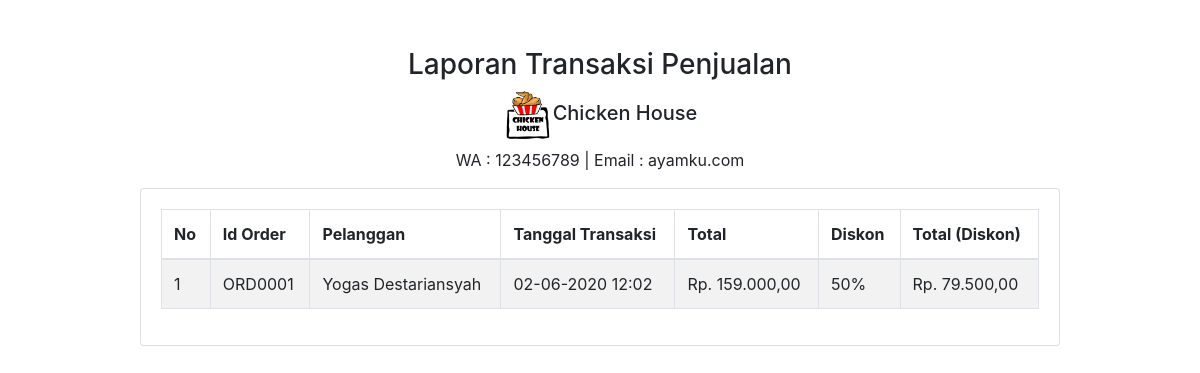
Screenshot of /dashboard/admin/semua_laporan.php with the database file from the repository.
### tables this page shows
CREATE TABLE `tb_transaksi` (
  `id_transaksi` int(11) NOT NULL,
  `id_user` int(11) DEFAULT NULL,
  `id_order` varchar(50) NOT NULL,
  `tanggal_transaksi` int(11) NOT NULL,
  `aTanggal_transaksi` varchar(50) NOT NULL,
  `hartot_transaksi` int(11) NOT NULL,
  `diskon_transaksi` int(11) NOT NULL,
  `totbar_transaksi` int(11) NOT NULL,
  `uang_transaksi` int(11) NOT NULL,
  `kembalian_transaksi` int(11) NOT NULL
);

CREATE TABLE `tb_user` (
  `id_user` int(11) NOT NULL,
  `username` varchar(128) NOT NULL,
  `password` varchar(128) NOT NULL,
  `nama_user` varchar(128) NOT NULL,
  `id_level` int(1) NOT NULL
);

CREATE TABLE `tb_order` (
  `id_order` varchar(50) NOT NULL,
  `meja_order` int(11) NOT NULL,
  `tanggal_order` int(11) NOT NULL,
  `aTanggal_order` varchar(128) NOT NULL,
  `id_user` int(11) NOT NULL,
  `keterangan_order` text DEFAULT NULL,
  `status_order` varchar(20) NOT NULL
);

### dashboard/fungsi/rupiah.php (called while the page is built)
<?php
function rupiah($angka) {
	$hasil_rupiah = number_format($angka,2,',','.');
	return $hasil_rupiah;
}
?>

### dashboard/admin/semua_laporan.php (the view, shortened to what this page needs)
<?php
include '../../koneksi.php';
include '../fungsi/rupiah.php';
$laporan = mysqli_query($kon, "SELECT * FROM tb_transaksi ORDER BY id_transaksi DESC")
  ?>
<!doctype html>
<html lang="en">
<head>
  <link rel="stylesheet" href="https://stackpath.bootstrapcdn.com/bootstrap/4.4.1/css/bootstrap.min.css"
>
</head>
<body>
  <div class="container">
    <div class="row">
      <div class="col-md-10 mx-auto mt-5">
        <div class="text-center">
          <h3>Laporan Transaksi Penjualan</h3>
          <h5><img src="../assets/image/logo.png" width="50" alt="">Chicken House</h5>
          <p>WA : 123456789 | Email : ayamku.com</p>
        </div>
        <div class="card">
          <div class="card-body">
            <table class="table table-bordered table-striped">
              <thead>
                <tr>
                  <th>No</th>
                  <th>Id Order</th>
                  <th>Pelanggan</th>
                  <th>Tanggal Transaksi</th>
                  <th>Total</th>
                  <th>Diskon</th>
                  <th>Total (Diskon)</th>
                </tr>
              </thead>
              <tbody>
                <?php $i = 1;
                foreach ($laporan as $row):
                  $user_query = mysqli_query($kon, "SELECT * FROM tb_user WHERE id_user = '$row[id_user]'");
                  $user = mysqli_fetch_assoc($user_query);
                  $order_query = mysqli_query($kon, "SELECT * FROM tb_order WHERE id_order = '$row[id_order]'");
                  $oq = mysqli_fetch_assoc($order_query);
                  ?>
                  <tr>
                    <td>
                      <?= $i++; ?>
                    </td>
                    <td>
                      <?= $row['id_order'] ?>
                    </td>
                    <td>
                      <?= $user['nama_user'] ?>
                    </td>
                    <td>
                      <?= date('d-m-Y H:i', $oq['tanggal_order']) ?>
                    </td>
                    <td>Rp.
                      <?= rupiah($row['hartot_transaksi']) ?>
                    </td>
                    <td>
                      <?= $row['diskon_transaksi'] ?>%
                    </td>
                    <td>Rp.
                      <?= rupiah($row['totbar_transaksi']) ?>
                    </td>
                  </tr>
                <?php endforeach; ?>
              </tbody>
            </table>
          </div>
        </div>
      </div>
    </div>
  </div>
</body>
</html>

### rows the page displays
tb_transaksi: id_order "ORD0001", id_user.nama_user "Yogas Destariansyah", id_order.tanggal_order "02-06-2020 12:02", hartot_transaksi "159.000,00", diskon_transaksi "50", totbar_transaksi "79.500,00"
